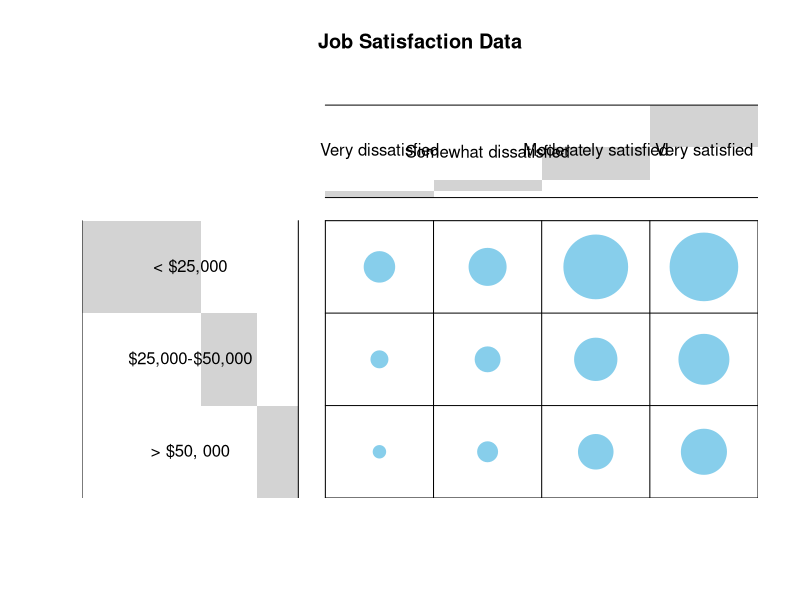
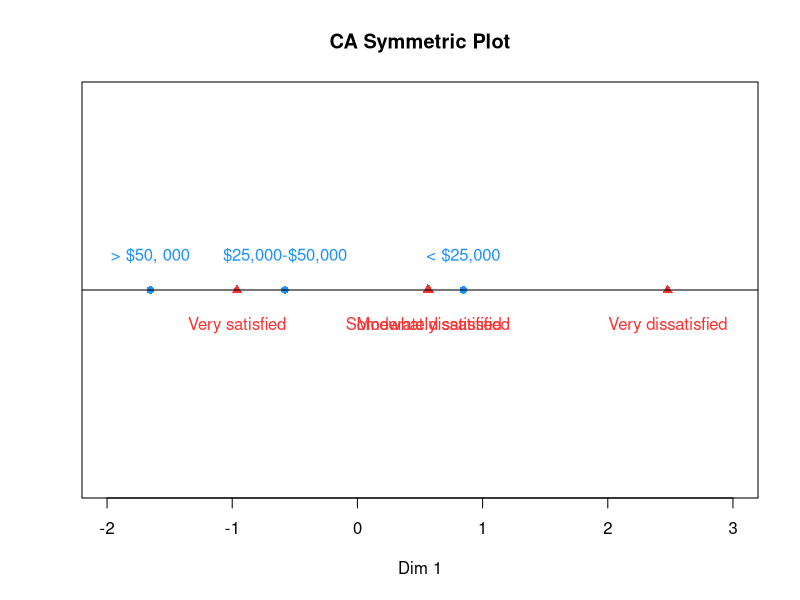
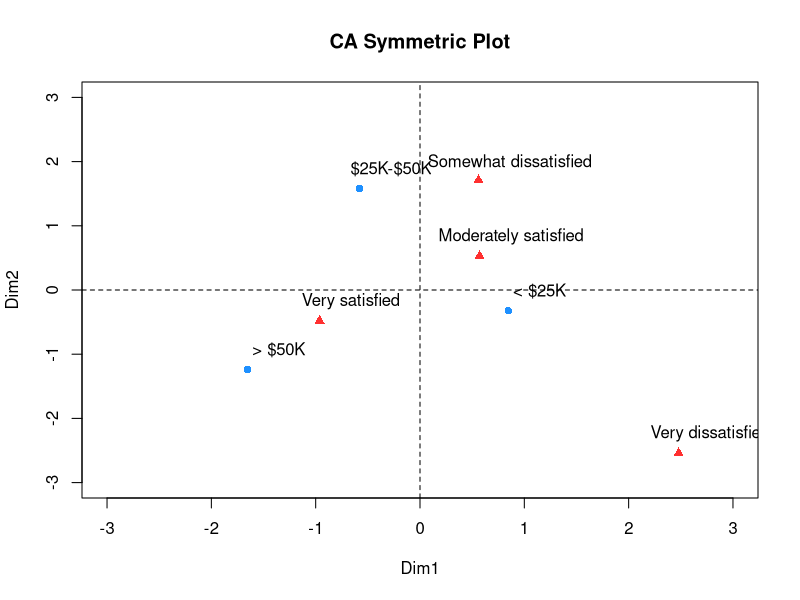

These figures' R source, in order:
# Correspondence Analysis

# Correspondence Analysis (CA) can be considered as an extension of Principal Component Analysis (PCA) designed for categorical rather than continuous data. It summarizes the data in a two-dimensional graphical format.

# CA is commonly applied to a contingency tables derived from two categorical variables.

  # For more than two categorical variables, Multiple Correspondence Analysis (MCA) should be applied.

# A sample of 901 people was cross-classified according to three income categories and four job satisfaction categories. The results are given in the following table. Perform a correspondence analysis of these data.

library("ca")
library("gplots")
library("ggplot2")

help("ca") # performs CA including supplementary row and/or column points

satisfaction_data <- matrix(c(42, 62, 184, 207,
                     13, 28, 81, 113,
                     7, 18, 54, 92), nrow = 3, byrow = T) # contingency table 

# Graphical display of contingency table

rownames <- c("< $25,000", "$25,000-$50,000", "> $50, 000") # row names
colnames <- c("Very dissatisfied", "Somewhat dissatisfied", "Moderately satisfied", "Very satisfied") # column names

dimnames(satisfaction_data) <- list(rownames, colnames)

satisfaction_data_table <- as.table(satisfaction_data) # convert data matrix as a table

balloonplot(t(satisfaction_data_table), main = "Job Satisfaction Data", xlab = "", ylab = "", 
            label = FALSE, show.margins = FALSE) # each cell contains a dot whose size reflects the relative magnitude of the corresponding component

  # One-dimension Correspondence Analysis 

corres <- ca(satisfaction_data, nd = 1) # one dimension included in the output

Cr <- corres$rowcoord # rows coordinates
Cc <-corres$colcoord  # columns coordinates

row_colors <- rep("dodgerblue1", length(Cr))
col_colors <- rep("firebrick1", length(Cc))

xlim <- range(c(Cr, Cc)) * 1.1

plot(Cr, rep(0, length(Cr)), col = row_colors, pch = 16, xlim = c(-2, 3), ylim = c(-1, 1), 
     xlab = "Dim 1", ylab = "", main = "CA Symmetric Plot", yaxt = "n", bty = "n")
points(Cc, rep(0, length(Cc)), col = col_colors, pch = 17)

text(Cr, rep(0.1, length(Cr)), labels = rownames, col = row_colors, pos = 3)
text(Cc, rep(-0.1, length(Cc)), labels = colnames, col = col_colors, pos = 1)
abline(h = 0, col = "black")
box() 

# Note: Associations between data cannot be fully appreciated.

  # Two-dimension Correspondence Analysis 

corres <- ca(satisfaction_data, nd = 2) # two dimensions included in the output

Cr <- corres$rowcoord # rows coordinates
Cc <-corres$colcoord  # columns coordinates

plot(Cr, xlim = range(-3, 3), ylim = range(-3, 3), main = "CA Symmetric Plot", xlab = "Dim1", ylab = "Dim2", lwd = 1, col = "dodgerblue1",  pch = 16)
points(Cc, col = "firebrick1", pch = 17)
text(Cr + 0.3, labels = c("< $25K", "$25K-$50K", "> $50K"), col = 1, lwd = 2)
text(Cc + 0.3, labels = c("Very dissatisfied", "Somewhat dissatisfied", "Moderately satisfied", "Very satisfied"), col = 1, lwd = 4)
abline(h = 0, lty = 2)
abline(v = 0, lty = 2)

# Note: 1st component divides the income categories; incomes greater than 25k shift to the left side of the graph

# Chi-square test of independence is used to analyze the frequency table formed by two categorical variables. 

  # Chi-square test evaluates whether there is a significant association between the categories of the two variables.

    # Null hypothesis (H0): the row and the column variables of the contingency table are independent.

    # Alternative hypothesis (H1): row and column variables are dependent.

chisq <- chisq.test(satisfaction_data) # reject null hypothesis; i.e. row and column variables are statistically significantly associated 
